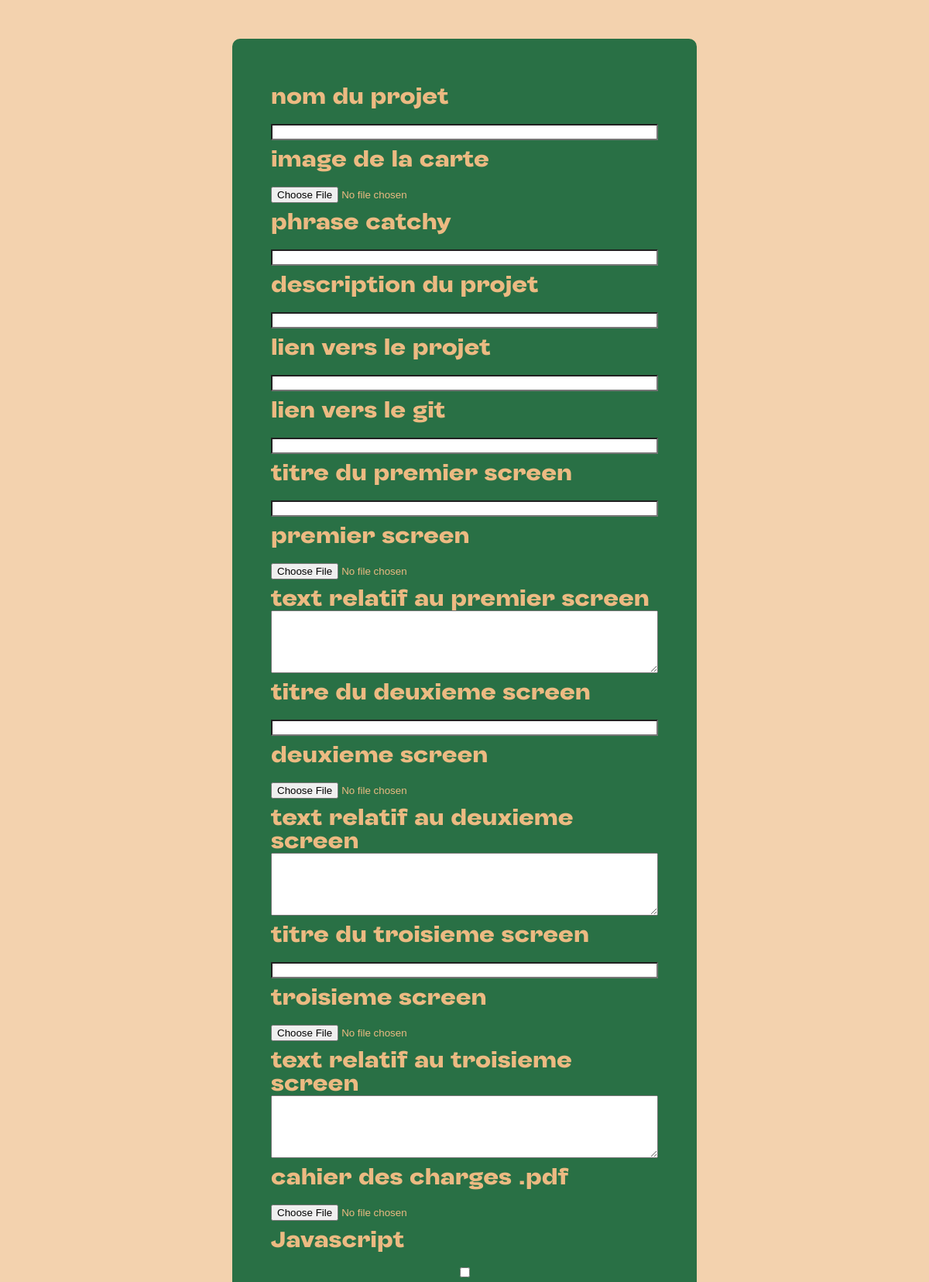
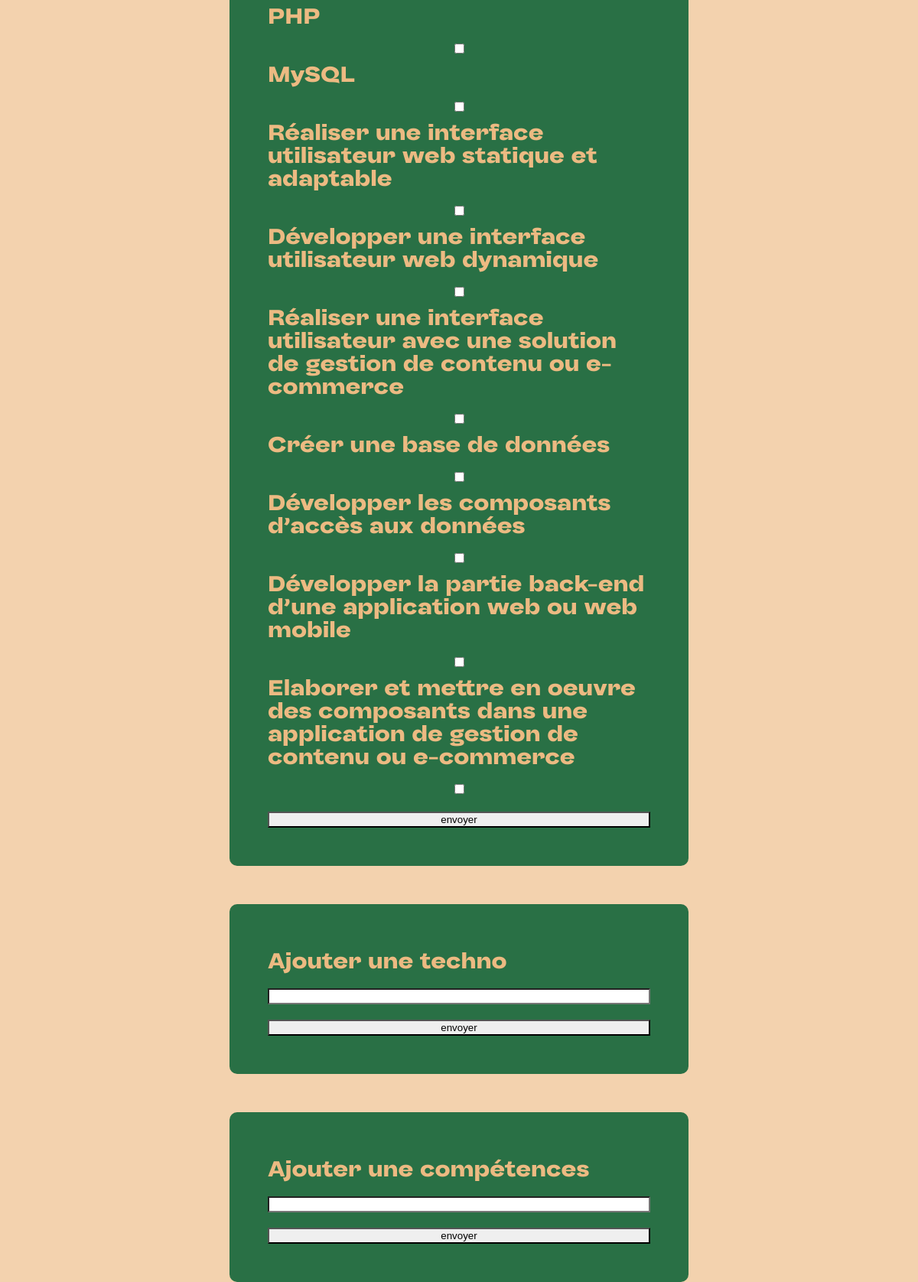
Page /pages/formulaire.php on the committed database (2 pictures, top to bottom).
### tables this page shows
CREATE TABLE tech (
    id INT UNSIGNED AUTO_INCREMENT PRIMARY KEY,
    tech_nom VARCHAR(250)
);

CREATE TABLE comp (
    id INT UNSIGNED AUTO_INCREMENT PRIMARY KEY,
    comp_nom VARCHAR(200)
);

### pages/data.php (called while the page is built, shortened)
<?php
$host = 'localhost';
$db   = 'portfolio';
$user = 'admin';
$pass = 'admin';
try {
    $pdo = new PDO("mysql:host=$host;dbname=$db;", $user, $pass);
    $pdo->setAttribute(PDO::ATTR_ERRMODE, PDO::ERRMODE_EXCEPTION);
} catch (PDOException $e) {
    echo 'Échec lors de la connexion : ' . $e->getMessage();
}
function getComp(){
    global $pdo;
    $req = $pdo->prepare('SELECT * FROM comp');
    $req->execute();
    return $req->fetchAll();
}
function getTech(){
    global $pdo;
    $req = $pdo->prepare('SELECT * FROM tech');
    $req->execute();
    return $req->fetchAll();
}
?>

### pages/formulaire.php (the view, shortened to what this page needs)
<!DOCTYPE html>
<html lang="fr">
<head>
    <link rel="stylesheet" href="../style/styleSheets/formulaire.css">
</head>
<body>
    <div class="form-container">
        <form enctype="multipart/form-data" action="add.php" method="post">
            <label for="projet_nom">nom du projet</label>
            <input type="text" name="projet_nom" id="projet_nom" required>
            <label for="projet_img_carte">image de la carte</label>
            <input type="file" name="projet_img_carte" id="projet_img_carte" required>
            <label for="projet_line">phrase catchy</label>
            <input type="text" name="projet_line" id="projet_line" required>
            <label for="projet_description">description du projet</label>
            <input type="text" name="projet_description" id="projet_description" required>
            <label for="projet_url">lien vers le projet</label>
            <input type="url" name="projet_url" id="projet_url">
            <label for="projet_git">lien vers le git</label>
            <input type="url" name="projet_git" id="projet_git">
            <label for="projet_titre1">titre du premier screen</label>
            <input type="text" name="projet_titre1" id="projet_titre1" required>
                <label for="projet_screen1">premier screen</label>
                <input type="file" name="projet_screen1" id="projet_screen1" required>
                    <label for="projet_text1">text relatif au premier screen</label>
                    <textarea id="projet_text1" name="projet_text1"
                            rows="5" cols="33" required>
                    </textarea>
            <label for="projet_titre2">titre du deuxieme screen</label>
            <input type="text" name="projet_titre2" id="projet_titre2">
                <label for="projet_screen2">deuxieme screen</label>
                <input type="file" name="projet_screen2" id="projet_screen2">
                    <label for="projet_text2">text relatif au deuxieme screen</label>
                    <textarea id="projet_text2" name="projet_text2"
                            rows="5" cols="33">
                    </textarea>
            <label for="projet_titre3">titre du troisieme screen</label>
            <input type="text" name="projet_titre3" id="projet_titre3">
                <label for="projet_screen3">troisieme screen</label>
                <input type="file" name="projet_screen3" id="projet_screen3">
                    <label for="projet_text3">text relatif au troisieme screen</label>
                    <textarea id="projet_text3" name="projet_text3"
                            rows="5" cols="33">
                    </textarea>
            <label for="projet_cdc">cahier des charges .pdf</label>
            <input type="file" name="projet_cdc" id="projet_cdc">
            <?php include 'data.php';
            $tech_array = getTech();
            foreach($tech_array as $tech) { ?>
                <label for="<?php echo "t" . $tech["id"]?>"><?php echo $tech["tech_nom"]?></label>
                <input type="checkbox"
                    name="<?php echo "t" . $tech["id"]?>"
                    id="<?php echo "t" . $tech["id"]?>"
                    value="<?php echo $tech["id"]?>"
                >
            <?php }?>
            <?php
            $comp_array = getComp();
            foreach($comp_array as $comp) { ?>
                <label for="<?php echo "c" . $comp["id"]?>"><?php echo $comp["comp_nom"]?></label>
                <input type="checkbox"
                name="<?php echo "c" . $comp["id"]?>"
                id="<?php echo "c" . $comp["id"]?>"
                value="<?php echo $comp["id"]?>"
            >
            <?php }?>
            <input type="submit" value="envoyer">
        </form>
    </div>
    <div class="form-container">
        <form action="addTechno.php" method="post">
            <label for="techno">Ajouter une techno</label>
            <input type="text" name="techno" id="techno" required>
            <input type="submit" value="envoyer">
        </form>
    </div>
    <div class="form-container">
    <form action="addComp.php" method="post">
        <label for="comp">Ajouter une compétences</label>
            <input type="text" name="comp" id="comp" required>
            <input type="submit" value="envoyer">
        </form>
    </div>
</body>
</html>

### style/styleSheets/formulaire.css (style rules this page uses)
*, *:before, *:after { -webkit-box-sizing: border-box; box-sizing: border-box; }
html, body, div, span, object, iframe, figure, h1, h2, h3, h4, h5, h6, p, blockquote, pre, a, code, em, img, small, strike, strong, sub, sup, tt, b, u, i, ol, ul, li, fieldset, form, label, table, caption, tbody, tfoot, thead, tr, th, td, main, canvas, embed, footer, header, nav, section, video { margin: 0; padding: 0; border: 0; font-size: 100%; font: inherit; vertical-align: baseline; text-rendering: optimizeLegibility; -webkit-font-smoothing: antialiased; -webkit-text-size-adjust: none; -moz-text-size-adjust: none; -ms-text-size-adjust: none; text-size-adjust: none; }
body { line-height: 1; }
input { border-radius: 0; }
body { font-family: 'Sombra'; min-height: 100vh; display: -webkit-box; display: -ms-flexbox; display: flex; -webkit-box-orient: vertical; -webkit-box-direction: normal; -ms-flex-direction: column; flex-direction: column; -webkit-box-pack: center; -ms-flex-pack: center; justify-content: center; -webkit-box-align: center; -ms-flex-align: center; align-items: center; background: #f3d2ae; }
.form-container { padding: 30px 30px 0 30px; display: -webkit-box; display: -ms-flexbox; display: flex; -ms-flex-wrap: wrap; flex-wrap: wrap; width: 50%; margin-top: 50px; padding: 50px; background: #297045; color: #ECBA82; border-radius: 10px; }
.form-container form { width: 100%; display: -webkit-box; display: -ms-flexbox; display: flex; -webkit-box-orient: vertical; -webkit-box-direction: normal; -ms-flex-direction: column; flex-direction: column; font-size: 30px; }
.form-container form label { margin-top: 10px; }
.form-container form input { margin-top: 20px; }

### rows in the picture
tech: tech_nom "Javascript"
tech: tech_nom "PHP"
tech: tech_nom "MySQL"
comp: comp_nom "Réaliser une interface utilisateur web statique et adaptable"
comp: comp_nom "Développer une interface utilisateur web dynamique"
comp: comp_nom "Réaliser une interface utilisateur avec une solution de gestion de contenu ou e-commerce"
comp: comp_nom "Créer une base de données"
comp: comp_nom "Développer les composants d'accès aux données"
comp: comp_nom "Développer la partie back-end d'une application web ou web mobile"
comp: comp_nom "Elaborer et mettre en oeuvre des composants dans une application de gestion de contenu ou e-commerce"
